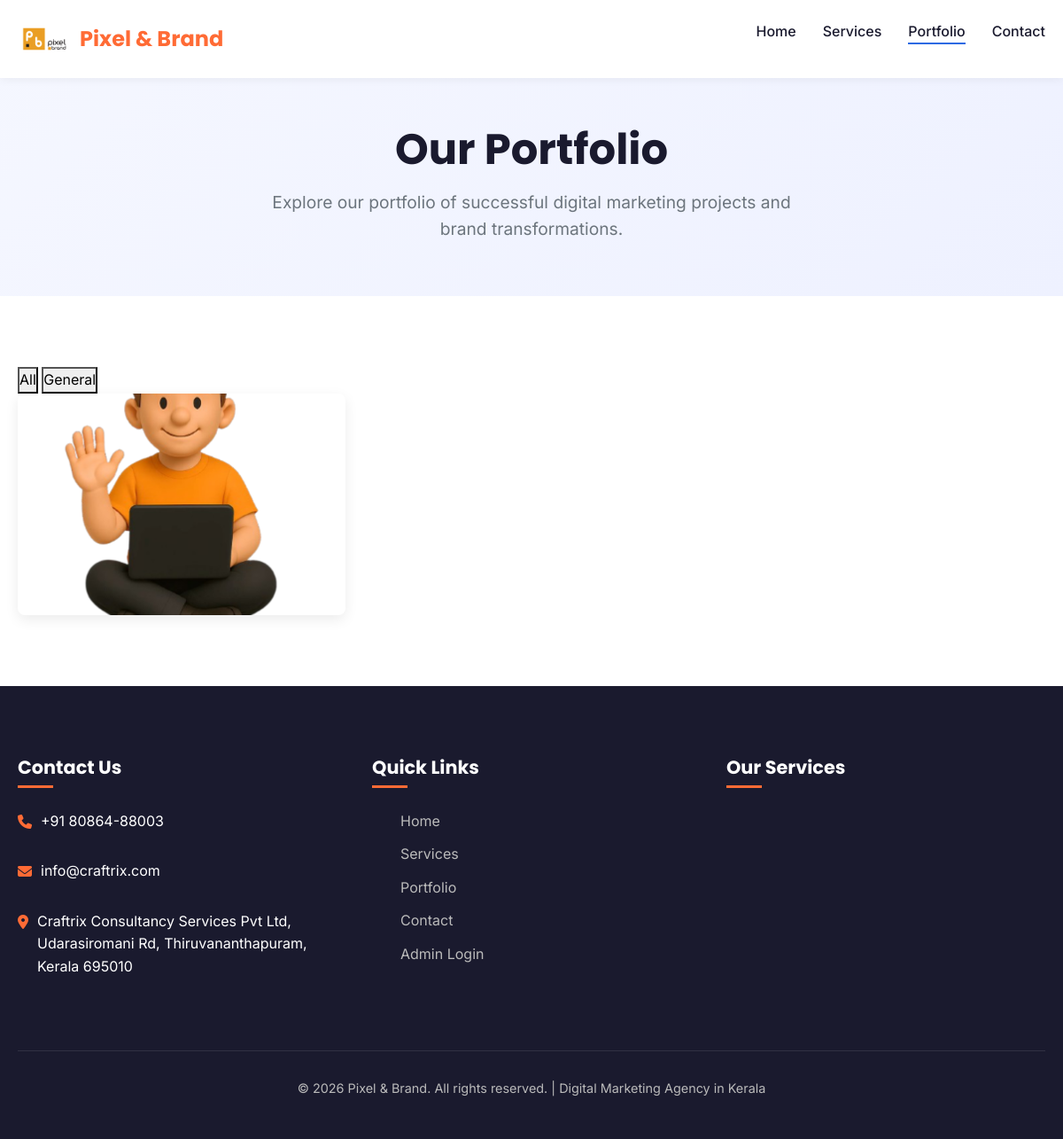
The page /portfolio/ on the database its author committed.
### agency/models.py (models this page shows, shortened)
class SiteSettings(models.Model):
    company_name = models.CharField(
        max_length=200,
        default="Pixel & Brand",
        verbose_name="Company Name",
        help_text="The name of your company that appears throughout the site"
    )
    logo = models.ImageField(
        upload_to='logos/',
        blank=True,
        null=True,
        verbose_name="Company Logo",
        help_text="Upload your company logo. Recommended size: 200x60px"
    )
    logo_alt_text = models.CharField(
        max_length=200,
        blank=True,
        default="Pixel & Brand Logo",
        verbose_name="Logo Alt Text",
        help_text="Description of the logo for accessibility (shown if logo doesn't load)"
    )
    show_logo_only = models.BooleanField(
        default=False,
        verbose_name="Show Only Logo",
        help_text="Check this to show only the logo without company name text"
    )
    tagline = models.CharField(
        max_length=200,
        blank=True,
        default="Digital Marketing Agency in Kerala",
        verbose_name="Company Tagline",
        help_text="Short tagline that appears in footer and page titles"
    )
    hero_title = models.CharField(
        max_length=200,
        blank=True,
        default="Transform Your Digital Presence",
        verbose_name="Hero Title",
        help_text="Main title on the homepage hero section"
    )
    hero_description = models.TextField(
        blank=True,
        default="We help businesses grow their online presence with cutting-edge digital marketing strategies tailored to your goals.",
        verbose_name="Hero Description",
        help_text="Description under the hero title"
    )
    hero_button_text = models.CharField(
        max_length=50,
        blank=True,
        default="Get Started Today",
        verbose_name="Hero Button Text",
        help_text="Text for the hero section button"
    )
    hero_image = models.ImageField(
        upload_to='homepage/',
        blank=True,
        null=True,
        verbose_name="Hero Image",
        help_text="Image for the hero section (recommended: 800x600px)"
    )
    services_title = models.CharField(
        max_length=200,
        blank=True,
        default="Our Services",
        verbose_name="Services Title",
        help_text="Title for the services section"
    )
    services_description = models.TextField(
        blank=True,
        default="End-to-end digital solutions to grow your brand, connect with your audience, and drive real results.",
        verbose_name="Services Description",
        help_text="Description for the services section"
    )
    testimonials_title = models.CharField(
        max_length=200,
        blank=True,
        default="What Our Clients Say",
        verbose_name="Testimonials Title",
        help_text="Title for the testimonials section"
    )
    testimonials_description = models.TextField(
        blank=True,
        default="Hear from businesses that have transformed their digital presence with our solutions.",
        verbose_name="Testimonials Description",
        help_text="Description for the testimonials section"
    )
    portfolio_title = models.CharField(
        max_length=200,
        blank=True,
        default="Our Recent Work",
        verbose_name="Portfolio Title",
        help_text="Title for the portfolio section"
    )
    portfolio_description = models.TextField(
        blank=True,
        default="Explore our portfolio of successful digital marketing projects and brand transformations.",
        verbose_name="Portfolio Description",
        help_text="Description for the portfolio section"
    )
    cta_title = models.CharField(
        max_length=200,
        blank=True,
        default="Ready to Grow Your Business?",
        verbose_name="CTA Title",
        help_text="Title for the call-to-action section"
    )
    cta_description = models.TextField(
        blank=True,
        default="Let's work together to create amazing digital experiences that drive results.",
        verbose_name="CTA Description",
        help_text="Description for the call-to-action section"
    )
    cta_button_text = models.CharField(
        max_length=50,
        blank=True,
        default="Get In Touch",
        verbose_name="CTA Button Text",
        help_text="Text for the call-to-action button"
    )
    contact_phone = models.CharField(
        max_length=20,
        blank=True,
        default="+91 80864-88003",
        verbose_name="Phone Number",
        help_text="Contact phone number displayed in header/footer"
    )
    contact_email = models.EmailField(
        blank=True,
        default="info@craftrix.com",
        verbose_name="Email Address",
        help_text="Contact email displayed in header/footer"
    )
    company_address = models.TextField(
        blank=True,
        default="Craftrix Consultancy Services Pvt Ltd, Udarasiromani Rd, Thiruvananthapuram, Kerala 695010",
        verbose_name="Company Address",
        help_text="Full company address for contact section"
    )
    class Meta:
        verbose_name = "Site Settings"
        verbose_name_plural = "Site Settings"
    @classmethod
    def load(cls):
        obj, created = cls.objects.get_or_create(pk=1)
        return obj

### portfolio/models.py (models this page shows, shortened)
class PortfolioItem(models.Model):
    title = models.CharField(max_length=100)
    slug = models.SlugField(unique=True, blank=True)
    description = models.TextField()
    detailed_description = RichTextField(blank=True)  # Add this for detailed page
    category = models.CharField(max_length=50, default='General')
    image = models.ImageField(upload_to='portfolio/')
    client_name = models.CharField(max_length=100, blank=True)
    project_date = models.DateField(null=True, blank=True)
    project_url = models.URLField(blank=True, verbose_name="Project URL/Live Demo")
    technologies = models.CharField(max_length=200, blank=True, help_text="Comma-separated list of technologies used")
    image_2 = models.ImageField(upload_to='portfolio/', blank=True, null=True)
    image_3 = models.ImageField(upload_to='portfolio/', blank=True, null=True)
    is_featured = models.BooleanField(default=False)
    display_order = models.IntegerField(default=0)
    created_at = models.DateTimeField(auto_now_add=True)
    updated_at = models.DateTimeField(auto_now=True)
    class Meta:
        ordering = ['display_order']
        verbose_name = "Portfolio Item"
        verbose_name_plural = "Portfolio Items"

### portfolio/views.py (the view)
# urls.py: path('', views.portfolio_list, name='portfolio_list'),
def portfolio_list(request):
    portfolio_items = PortfolioItem.objects.all().order_by('display_order')
    categories = PortfolioItem.objects.values_list('category', flat=True).distinct()
    context = {
        'portfolio_items': portfolio_items,
        'categories': categories,
    }
    return render(request, 'portfolio/list.html', context)

### agency/context_processors.py (called while the page is built)
def site_settings(request):
    try:
        settings = SiteSettings.load()  # Changed from SiteSetting to SiteSettings
    except:
        settings = SiteSettings()
    return {
        'site_settings': settings,
        'company_name': settings.company_name,
        'contact_phone': settings.contact_phone,
        'contact_email': settings.contact_email,
        'company_address': settings.company_address,
        'hero_title': settings.hero_title,
        'hero_description': settings.hero_description,
        'cta_title': settings.cta_title,
        'cta_description': settings.cta_description,
    }

### templates/portfolio/list.html (shortened to what this page needs)
{% extends 'base.html' %}
{% load static %}
{% block content %}
<section class="page-header">
    <div class="container">
        <h1>Our Portfolio</h1>
        <p>Explore our portfolio of successful digital marketing projects and brand transformations.</p>
    </div>
</section>
<section class="portfolio-section">
    <div class="container">
        <div class="portfolio-filter">
            <button class="filter-btn active" data-filter="all">All</button>
            {% for category in categories %}
            <button class="filter-btn" data-filter="{{ category }}">{{ category }}</button>
            {% endfor %}
        </div>
        <div class="portfolio-grid">
            {% for item in portfolio_items %}
            <div class="portfolio-item" data-category="{{ item.category }}">
                {% if item.image %}
                    <img src="{{ item.image.url }}" alt="{{ item.title }}">
                {% else %}
                    <img src="{% static 'images/placeholder.svg' %}" alt="{{ item.title }}">
                {% endif %}
            </div>
            {% endfor %}
        </div>
    </div>
</section>
{% endblock %}

### templates/base.html (shortened to what this page needs)
<!DOCTYPE html>
{% load static %}
<html lang="en">
<head>
    <link rel="stylesheet" href="https://cdnjs.cloudflare.com/ajax/libs/font-awesome/6.4.0/css/all.min.css">
    <link rel="stylesheet" href="https://cdn.jsdelivr.net/npm/bootstrap@5.3.0/dist/css/bootstrap.min.css">
    <link rel="stylesheet" href="{% static 'css/style.css' %}">
</head>
<body>
    <header id="header">
        <div class="container">
            <nav class="navbar">
                <a href="{% url 'home' %}" class="logo">
                    {% if site_settings.logo %}
                        <img src="{{ site_settings.logo.url }}"
                             alt="{{ site_settings.logo_alt_text|default:site_settings.company_name }}"
                             class="logo-image">
                        {% if not site_settings.show_logo_only %}
                            <span class="logo-text">{{ site_settings.company_name }}</span>
                        {% endif %}
                    {% else %}
                        <i class="fas fa-cube"></i>
                        <span class="logo-text">{{ site_settings.company_name }}</span>
                    {% endif %}
                </a>
                <ul class="nav-links" id="navLinks">
                    <li><a href="{% url 'home' %}">Home</a></li>
                    <li><a href="{% url 'service_list' %}">Services</a></li>
                    <li><a href="{% url 'portfolio_list' %}">Portfolio</a></li>
                    <li><a href="{% url 'contact' %}">Contact</a></li>
                </ul>
            </nav>
        </div>
    </header>
    <main>
        {% block content %}{% endblock %}
    </main>
    <footer id="contact">
        <div class="container">
            <div class="footer-content">
                <div class="footer-column">
                    <h3>Contact Us</h3>
                    {% if site_settings.contact_phone %}
                    <div class="contact-info">
                        <i class="fas fa-phone"></i>
                        <div>
                            <p>{{ site_settings.contact_phone }}</p>
                        </div>
                    </div>
                    {% endif %}
                    {% if site_settings.contact_email %}
                    <div class="contact-info">
                        <i class="fas fa-envelope"></i>
                        <div>
                            <p>{{ site_settings.contact_email }}</p>
                        </div>
                    </div>
                    {% endif %}
                    {% if site_settings.company_address %}
                    <div class="contact-info">
                        <i class="fas fa-map-marker-alt"></i>
                        <div>
                            <p>{{ site_settings.company_address }}</p>
                        </div>
                    </div>
                    {% endif %}
                </div>
                <div class="footer-column">
                    <h3>Quick Links</h3>
                    <ul>
                        <li><a href="{% url 'home' %}">Home</a></li>
                        <li><a href="{% url 'service_list' %}">Services</a></li>
                        <li><a href="{% url 'portfolio_list' %}">Portfolio</a></li>
                        <li><a href="{% url 'contact' %}">Contact</a></li>
                        <li><a href="{% url 'admin:login' %}">Admin Login</a></li>
                    </ul>
                </div>
                <div class="footer-column">
                    <h3>Our Services</h3>
                </div>
            </div>
            <div class="footer-bottom">
                <p>&copy; {% now "Y" %} {{ site_settings.company_name }}. All rights reserved. | {{ site_settings.tagline }}</p>
            </div>
        </div>
    </footer>
</body>
</html>

### static/css/style.css (style rules this page uses)
.logo { display: flex; align-items: center; text-decoration: none; color: inherit; gap: 10px; }
.logo-image { max-height: 40px; width: auto; object-fit: contain; }
.logo-text { font-size: 1.5rem; font-weight: 700; font-family: 'Poppins', sans-serif; }
:root { --primary: #2d6ae3; --primary-dark: #1c55c7; --secondary: #ff6b35; --dark: #1a1a2e; --light: #f8f9fa; --gray: #6c757d; --light-gray: #e9ecef; --border-radius: 8px; --box-shadow: 0 5px 15px rgba(0, 0, 0, 0.08); --transition: all 0.3s ease; }
* { margin: 0; padding: 0; box-sizing: border-box; }
html { scroll-behavior: smooth; }
body { font-family: 'Inter', sans-serif; line-height: 1.6; color: var(--dark); background-color: #fff; overflow-x: hidden; }
h1, h2, h3, h4, h5, h6 { font-family: 'Poppins', sans-serif; font-weight: 700; line-height: 1.2; margin-bottom: 1rem; }
p { margin-bottom: 1rem; }
a { text-decoration: none; color: inherit; transition: var(--transition); }
ul, ol { list-style: none; }
img { max-width: 100%; height: auto; display: block; }
.container { width: 100%; max-width: 1200px; margin: 0 auto; padding: 0 20px; }
section { padding: 80px 0; }
header { position: fixed; top: 0; left: 0; width: 100%; z-index: 1000; background-color: rgba(255, 255, 255, 0.95); box-shadow: 0 2px 10px rgba(0, 0, 0, 0.05); padding: 15px 0; transition: var(--transition); }
.navbar { display: flex; justify-content: space-between; align-items: center; }
.logo { font-size: 1.8rem; font-weight: 700; color: var(--primary); display: flex; align-items: center; }
.logo span { color: var(--secondary); }
.nav-links { display: flex; gap: 30px; }
.nav-links li { position: relative; }
.nav-links a { font-weight: 500; position: relative; padding: 5px 0; }
.nav-links a::after { content: ''; position: absolute; bottom: 0; left: 0; width: 0; height: 2px; background-color: var(--primary); transition: var(--transition); }
.nav-links a:hover::after, .nav-links a.active::after { width: 100%; }
.portfolio-grid { display: grid; grid-template-columns: repeat(auto-fill, minmax(300px, 1fr)); gap: 25px; }
.portfolio-item { border-radius: var(--border-radius); overflow: hidden; position: relative; box-shadow: var(--box-shadow); height: 250px; cursor: pointer; }
.portfolio-item img { width: 100%; height: 100%; object-fit: cover; transition: var(--transition); }
footer { background-color: var(--dark); color: white; padding: 80px 0 30px; }
.footer-content { display: grid; grid-template-columns: repeat(auto-fit, minmax(250px, 1fr)); gap: 40px; margin-bottom: 50px; }
.footer-column h3 { font-size: 1.3rem; margin-bottom: 25px; color: white; position: relative; padding-bottom: 10px; }
.footer-column h3::after { content: ''; position: absolute; bottom: 0; left: 0; width: 40px; height: 3px; background-color: var(--secondary); }
.footer-column ul li { margin-bottom: 12px; }
.footer-column ul li a { color: #bbb; transition: var(--transition); }
.contact-info { display: flex; align-items: flex-start; margin-bottom: 15px; }
.contact-info i { margin-right: 10px; color: var(--secondary); margin-top: 5px; flex-shrink: 0; }
.contact-info div { flex: 1; }
.footer-bottom { text-align: center; padding-top: 30px; border-top: 1px solid rgba(255, 255, 255, 0.1); color: #bbb; font-size: 0.9rem; }
.page-header { padding-top: 140px; padding-bottom: 60px; background: linear-gradient(135deg, #f5f7ff 0%, #eef1ff 100%); text-align: center; }
.page-header h1 { font-size: 3rem; margin-bottom: 15px; color: var(--dark); }
.page-header p { font-size: 1.2rem; color: var(--gray); max-width: 600px; margin: 0 auto; }

### rows shown on the page
SiteSettings: logo (picture), company_name "Pixel & Brand", contact_phone "+91 80864-88003", contact_email "info@craftrix.com", company_address "Craftrix Consultancy Services Pvt Ltd, Udarasiromani Rd, Thiruvananthapuram, Kerala 695010", tagline "Digital Marketing Agency in Kerala"
PortfolioItem: image (picture)

### other values the page prints
{{ category }} "General"
